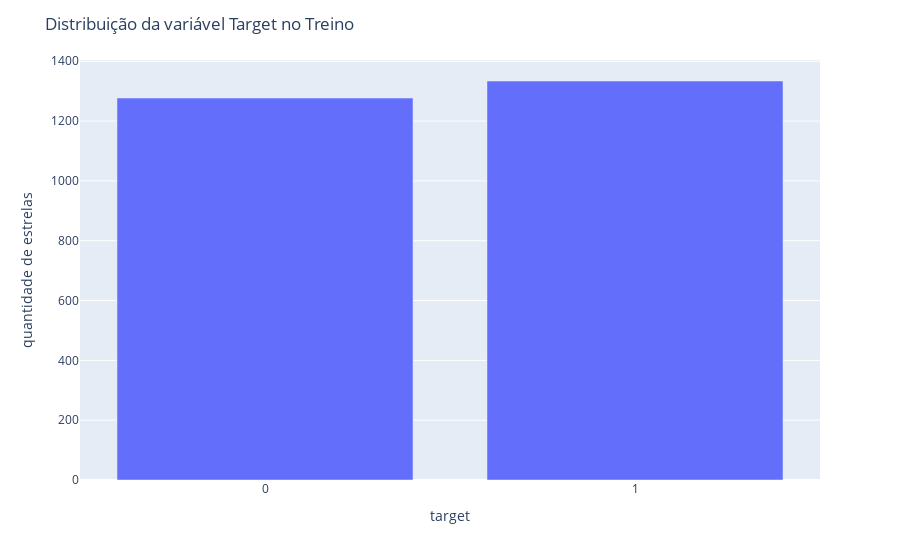

Write notebook code for a chart like this one.
### Code cell
unique, count = np.unique(y_train, return_counts=True)
fig = px.bar(df, x=['0', '1'], y=count, labels={'y':'quantidade de estrelas', 'x': 'target'})
fig.update_layout(title_text='Distribuição da variável Target no Treino')
fig.show()

### Figure 1 — Plotly figure (JSON) as saved in the notebook; plotly's stock layout.template omitted (floating-point values rounded to 4 significant figures)
{"data": [{"alignmentgroup": "True", "hovertemplate": "target=%{x}<br>quantidade de estrelas=%{y}<extra></extra>", "legendgroup": "", "marker": {"color": "#636efa", "pattern": {"shape": ""}}, "name": "", "offsetgroup": "", "orientation": "v", "showlegend": false, "textposition": "auto", "type": "bar", "x": ["0", "1"], "xaxis": "x", "y": [1277, 1334], "yaxis": "y"}], "layout": {"barmode": "relative", "legend": {"tracegroupgap": 0}, "margin": {"t": 60}, "title": {"text": "Distribuição da variável Target no Treino"}, "xaxis": {"anchor": "y", "domain": [0, 1], "title": {"text": "target"}}, "yaxis": {"anchor": "x", "domain": [0, 1], "title": {"text": "quantidade de estrelas"}}}}
